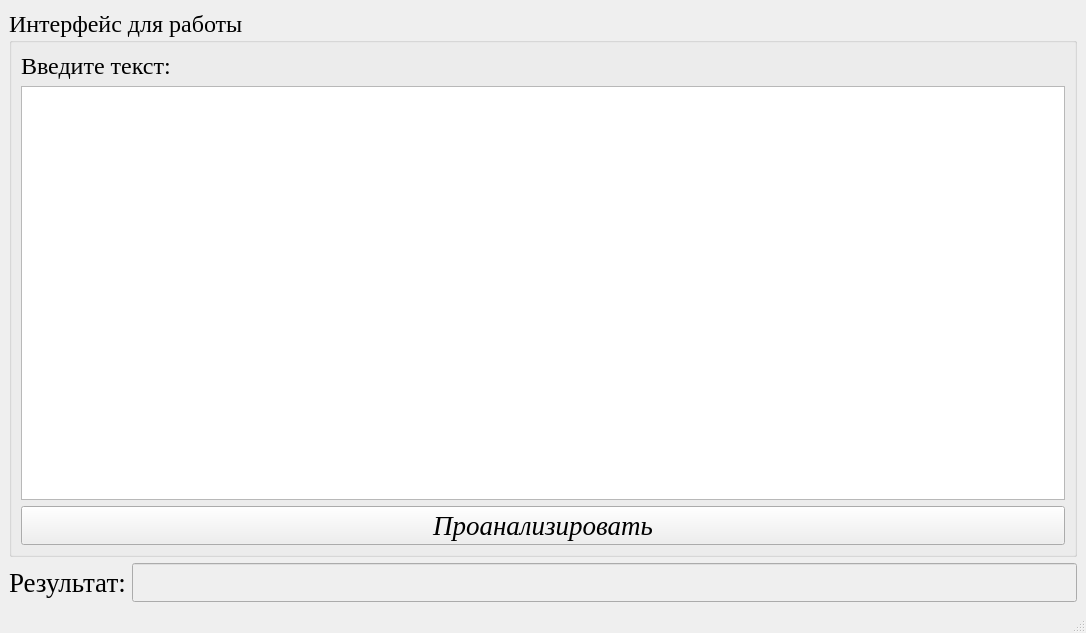
<?xml version="1.0" encoding="UTF-8"?>
<ui version="4.0">
 <class>MainWindow</class>
 <widget class="QMainWindow" name="MainWindow">
  <property name="geometry">
   <rect>
    <x>0</x>
    <y>0</y>
    <width>1086</width>
    <height>633</height>
   </rect>
  </property>
  <property name="windowTitle">
   <string>MainWindow</string>
  </property>
  <widget class="QWidget" name="centralwidget">
   <layout class="QGridLayout" name="gridLayout_2">
    <item row="1" column="0">
     <layout class="QHBoxLayout" name="horizontalLayout">
      <item>
       <widget class="QLabel" name="result_lb">
        <property name="font">
         <font>
          <family>Times New Roman</family>
          <pointsize>20</pointsize>
         </font>
        </property>
        <property name="text">
         <string>Результат:</string>
        </property>
       </widget>
      </item>
      <item>
       <widget class="QLineEdit" name="resut_le">
        <property name="enabled">
         <bool>false</bool>
        </property>
        <property name="font">
         <font>
          <family>Times New Roman</family>
          <pointsize>20</pointsize>
          <weight>75</weight>
          <italic>false</italic>
          <bold>true</bold>
         </font>
        </property>
       </widget>
      </item>
     </layout>
    </item>
    <item row="0" column="0">
     <widget class="QGroupBox" name="groupBox">
      <property name="font">
       <font>
        <family>Times New Roman</family>
        <pointsize>18</pointsize>
        <underline>false</underline>
       </font>
      </property>
      <property name="title">
       <string>Интерфейс для работы</string>
      </property>
      <layout class="QGridLayout" name="gridLayout">
       <item row="0" column="0">
        <layout class="QVBoxLayout" name="verticalLayout">
         <item>
          <widget class="QLabel" name="text_lb">
           <property name="font">
            <font>
             <family>Times New Roman</family>
             <pointsize>18</pointsize>
             <underline>false</underline>
            </font>
           </property>
           <property name="text">
            <string>Введите текст:</string>
           </property>
          </widget>
         </item>
         <item>
          <widget class="QTextEdit" name="textEdit">
           <property name="font">
            <font>
             <family>Times New Roman</family>
             <pointsize>24</pointsize>
             <weight>75</weight>
             <italic>false</italic>
             <bold>true</bold>
             <underline>false</underline>
            </font>
           </property>
          </widget>
         </item>
        </layout>
       </item>
       <item row="1" column="0">
        <widget class="QPushButton" name="analize">
         <property name="font">
          <font>
           <family>Times New Roman</family>
           <pointsize>20</pointsize>
           <italic>true</italic>
           <underline>false</underline>
          </font>
         </property>
         <property name="text">
          <string>Проанализировать</string>
         </property>
        </widget>
       </item>
      </layout>
     </widget>
    </item>
   </layout>
  </widget>
  <widget class="QMenuBar" name="menubar">
   <property name="geometry">
    <rect>
     <x>0</x>
     <y>0</y>
     <width>1086</width>
     <height>26</height>
    </rect>
   </property>
  </widget>
  <widget class="QStatusBar" name="statusbar"/>
 </widget>
 <resources/>
 <connections/>
</ui>
